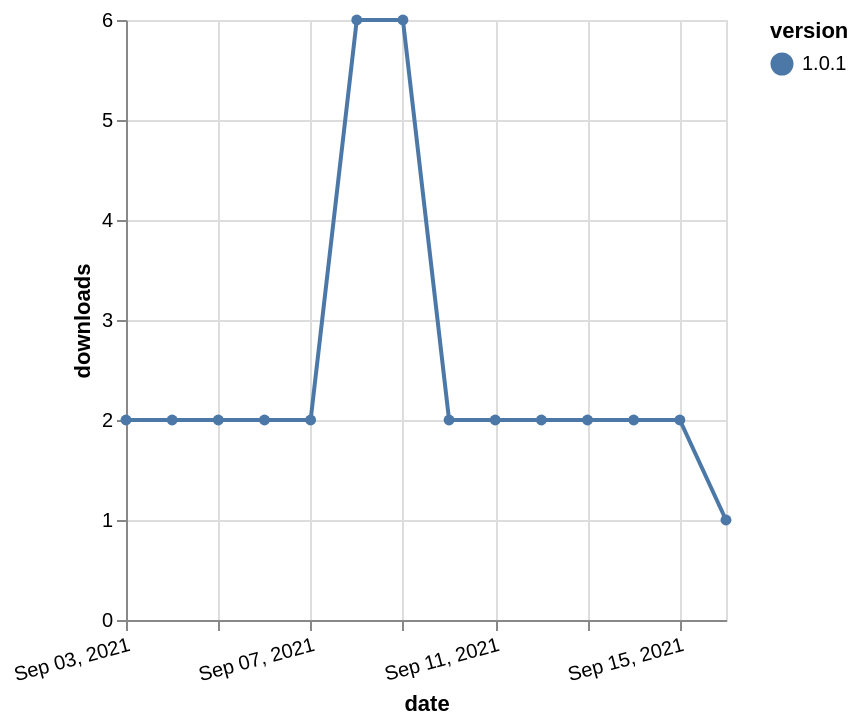

The Vega-Lite source for this figure:
### Vega-Lite specification from a JSON file in a GitHub repository (floating-point values rounded to 4 significant figures)
{"$schema": "https://vega.github.io/schema/vega-lite/v5.json", "description": "A simple bar chart with embedded data.", "data": {"values": [{"date": "2021-09-03", "total": 4044, "delta": 2, "version": "1.0.1"}, {"date": "2021-09-04", "total": 4046, "delta": 2, "version": "1.0.1"}, {"date": "2021-09-05", "total": 4048, "delta": 2, "version": "1.0.1"}, {"date": "2021-09-06", "total": 4050, "delta": 2, "version": "1.0.1"}, {"date": "2021-09-07", "total": 4052, "delta": 2, "version": "1.0.1"}, {"date": "2021-09-08", "total": 4058, "delta": 6, "version": "1.0.1"}, {"date": "2021-09-09", "total": 4064, "delta": 6, "version": "1.0.1"}, {"date": "2021-09-10", "total": 4066, "delta": 2, "version": "1.0.1"}, {"date": "2021-09-11", "total": 4068, "delta": 2, "version": "1.0.1"}, {"date": "2021-09-12", "total": 4070, "delta": 2, "version": "1.0.1"}, {"date": "2021-09-13", "total": 4072, "delta": 2, "version": "1.0.1"}, {"date": "2021-09-14", "total": 4074, "delta": 2, "version": "1.0.1"}, {"date": "2021-09-15", "total": 4076, "delta": 2, "version": "1.0.1"}, {"date": "2021-09-16", "total": 4077, "delta": 1, "version": "1.0.1"}]}, "width": "container", "mark": {"type": "line", "point": {"filled": true}}, "encoding": {"x": {"field": "date", "type": "temporal", "timeUnit": "yearmonthdate", "title": "date", "axis": {"labelAngle": -15}}, "y": {"field": "delta", "type": "quantitative", "title": "downloads"}, "color": {"field": "version", "type": "nominal"}, "tooltip": {"field": "delta"}}}
